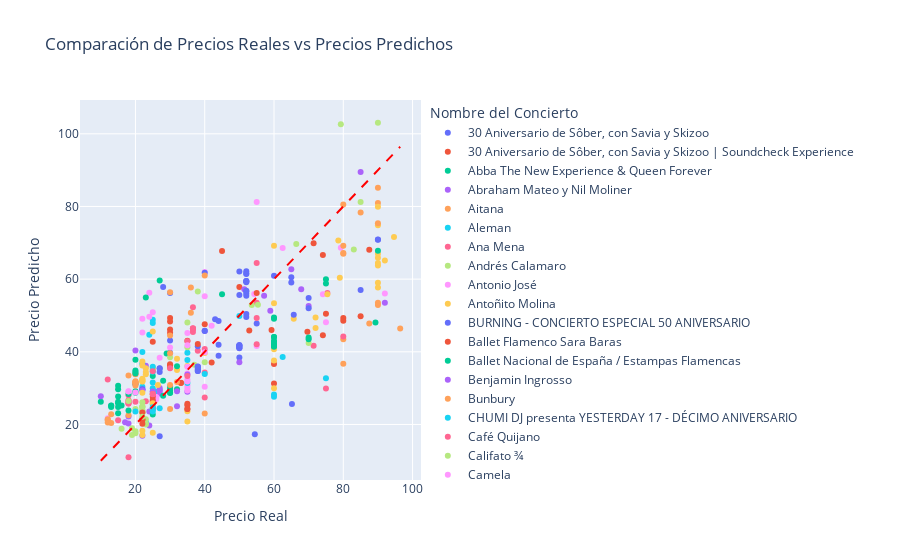

Source (notebook cell):
### Markdown cell above
GRID SEARCH CON ESTANDARIZACIÓN

### Code cell
# Definir los parámetros para GridSearchCV
params = {
    'mlp__hidden_layer_sizes': [(1,), (20,20), (50,50), (100,), (100,100), (200,), (300,)],
    'mlp__learning_rate': ['constant', 'invscaling', 'adaptive'] , 
    'mlp__alpha': [0.00001, 0.0001, 0.001, 0.01, 0.1, 1, 10, 100] 
}

# Realizar GridSearchCV
start_time = time.time()

gridSearch = GridSearchCV(estimator=pipeline, param_grid=params, n_jobs=-1, scoring='neg_mean_squared_error', cv=ps)
gridSearch.fit(X_train, y)

results = cross_validate(gridSearch.best_estimator_, X_train, y, cv=ps, scoring=scoring, return_train_score=True)

end_time = time.time()
execution_time = end_time - start_time
print("Tiempo de ejecución:", execution_time, "segundos")

print('Mejores parámetros GridSearchCV: ', gridSearch.best_params_)

resultados = crear_tabla_resultados(results)

cargar_modelo_mlflow(gridSearch.best_estimator_, 'MAX_PRICE', 'GRID SEARCH 2', resultados, execution_time)

# Mostrar las predicciones y los valores reales
plot_model_predictions(gridSearch.best_estimator_, X_train, y, data)
feature_importance(gridSearch.best_estimator_, X_train, y, 15)
resultados
